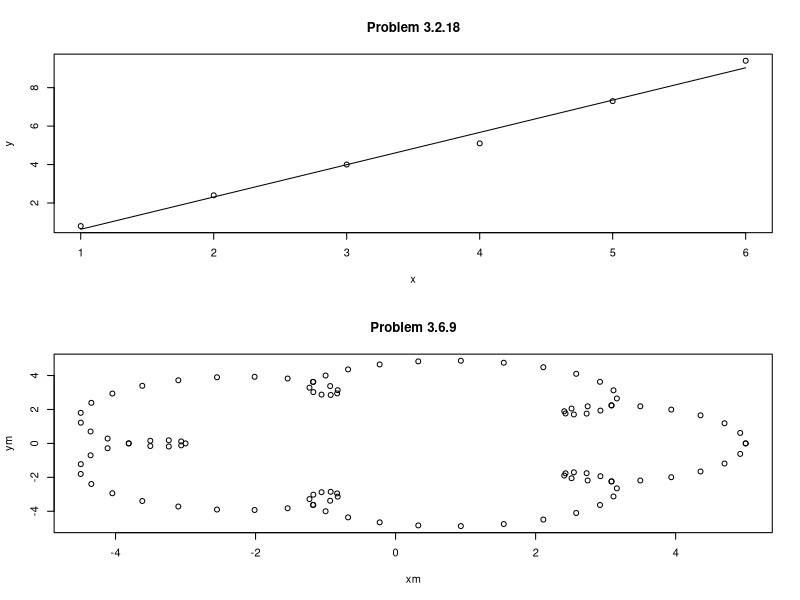

This figure's R source:
#### HW 4 ############################

####PROBLEM 3.1.16
petable<-function(pa,pb,pc,pe){
  #Create table 2 in section 3.1 of text
  #sensitivity analysis on college population estimates
  #True values:
  #pa is # students aged 18-22  (30% of students)
  #pb is # students over 23     (3% of students)
  #pc is # students under 18    (1% of students)
  #pe is absolute percentage error
  dpa<-pe*pa
  dpb<-pe*pb
  dpc<-pe*pc
  Pa<-c(rep("+",4), rep("-",4))
  Pap<-c(rep(pa+dpa,4), rep(pa-dpa,4))
  Pb<-rep(c(rep("+",2), rep("-",2)),2)
  Pbp<-rep(c(rep(pb+dpb,2), rep(pb-dpb,2)),2)
  Pc<-rep(c("+","-"),4)
  Pcp<-rep(c(pc+dpc,pc-dpc),4)
  pmat<-cbind(Pap,Pbp,Pcp) 
  pt<-pmat%*%c(0.3, 0.03, 0.01)
  Ppredict<-pt
  Ptrue<-rep(0.3*pa+0.03*pb+0.01*pc, length(Pap))
  Error<-round(Ppredict-Ptrue,2)
  PercentError<-round(Error/Ptrue,2)
  print(cbind(Pa,Pb,Pc,pmat,Ppredict,Ptrue,Error,PercentError))
}
print("Problem 3.1.16")
petable(10,80,50,0.1)

#####PROBLEM 3.2.18
regression<-function(x,y){
  #finds equation for regression line
  #input: x and y are arrays for input and output
  #output: m and b, the slope and y-intercept of regression line
  n<-length(x)
  m<-(n*sum(x*y)-sum(x)*sum(y))/(n*sum(x^2)-(sum(x))^2)
  b<-(sum(y)-m*sum(x))/n
  return(c(m,b))
}

print("Problem 3.2.18 (see graph)")
#test regression code using data from 3.2.1
x<-seq(1,6)
y<-c(0.8,2.4,4,5.1,7.3,9.4)
fitline<-regression(x,y)
print(fitline)
layout(matrix(c(1,1,2,2),4,1,byrow=TRUE))
plot(x,y)
lines(fitline[1]*x+fitline[2])
title("Problem 3.2.18")

######PROBLEM 3.3.7
rolldice<-function(){
  maxRsq<-0
  roll<-seq(1,5)
  for (i in 1:100){
    first<-ceiling(6*runif(5))
    second<-ceiling(6*runif(5))
    rollfit<-regression(first,second)
    #need to handle error if denominator of Rsq is 0
    if(abs(sum((second-sum(second)/5)^2))>0.001){
      Rsq<-sum((rollfit[1]*first+rollfit[2]-sum(second)/5)^2)/sum((second-sum(second)/5)^2)
    } else {
      Rsq<-0
    }
    if(Rsq>maxRsq){
      maxRsq<-Rsq
      maxfirst<-first
      maxsecond<-second
      maxrollfit<-rollfit
    }
  }
  print(cbind(roll,maxfirst,maxsecond))
  return(c(maxrollfit,maxRsq))
}

print("Problem 3.3.7")
roll<-rolldice()
print(roll)

######PROBLEM 3.4.14
print("Problem 3.4.14")
multipleregression<-function(x,y,z){
  #find multivariable linear regression equation and 
  #R^2
  #inputs: x, y, and z where z=a*x+b*y+c
  #outputs: a, b, c and R^2
  n<-length(x)
  multimat<-rbind(c(sum(x^2), sum(x*y),sum(x)),
                  c(sum(x*y), sum(y^2),sum(y)),
                  c(sum(x), sum(y), n))
  multiRHS<-rbind(sum(x*z),sum(y*z),sum(z))
  abc<-solve(multimat)%*%multiRHS
  zmod<-abc[1]*x+abc[2]*y+abc[3]
  Rsq<-sum((zmod-sum(z)/n)^2)/
    sum((z-sum(z)/n)^2)
  return(c(abc,Rsq))
}

#Test multipleregression function using data from Example 1
height<-c(68,70,71,68,68,76,73.5,75.5,73,72)
waist<-c(34,32,31,29,34,34,38,34,36,32)
weight<-c(160,160,150,120,175,190,205,215,185,170)
fitplane<-multipleregression(waist,height,weight)
predictedweight<-fitplane[1]*waist+fitplane[2]*height+fitplane[3]
print(cbind(waist,height,weight,predictedweight))
print(fitplane)

####PROBLEM 3.5.16
t<-seq(0,20)
ft<-(((1+sqrt(5))/2)^t-((1-sqrt(5))/2)^t)/sqrt(5)
print("Problem 3.5.16")
print(cbind(t,ft))

#####PROBLEM 3.6.9
epicycle<-function(v1,v2){
  t<-seq(0,2*pi,2*pi/100)
  xm<-4*cos(v1*t)+cos(v2*t)
  ym<-4*sin(v1*t)+sin(v2*t)
  plot(xm,ym, lty=1)
  title("Problem 3.6.9")
  return(cbind(xm,ym))
}

epicycle(1,6)

